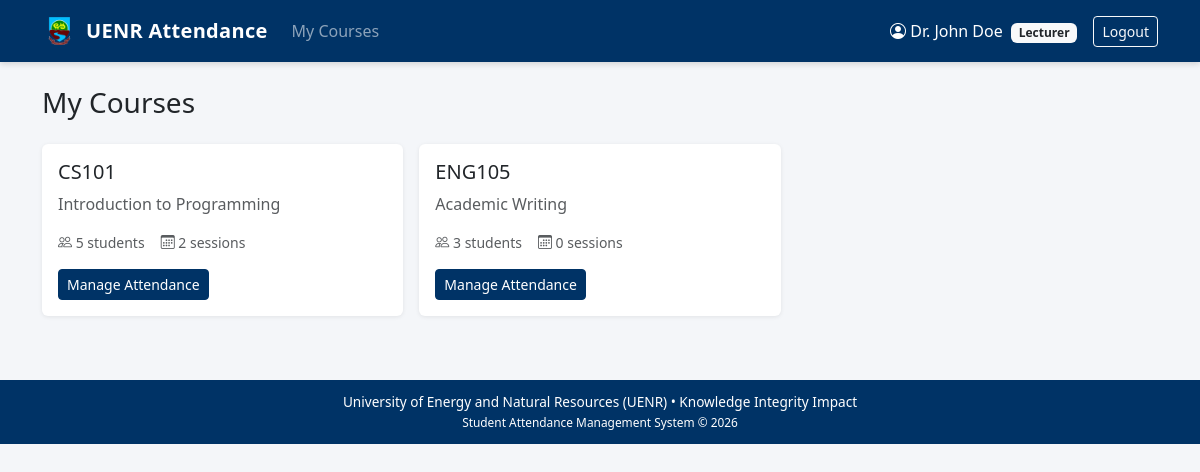
Page /lecturer (signed in) on the committed database.
### tables this page shows
CREATE TABLE courses (
            id INTEGER PRIMARY KEY AUTOINCREMENT,
            code TEXT UNIQUE NOT NULL,
            title TEXT NOT NULL,
            description TEXT,
            lecturer_id INTEGER,
            created_at TEXT DEFAULT CURRENT_TIMESTAMP,
            FOREIGN KEY (lecturer_id) REFERENCES users(id)
        );

### app.py (the view)
@app.route("/lecturer")
@login_required("lecturer")
def lecturer_dashboard():
    db = get_db()
    courses = db.execute("""
        SELECT c.*,
               (SELECT COUNT(*) FROM enrollments e WHERE e.course_id = c.id) AS student_count,
               (SELECT COUNT(*) FROM attendance_sessions s WHERE s.course_id = c.id) AS session_count
        FROM courses c
        WHERE c.lecturer_id = ?
        ORDER BY c.code
    """, (session["user_id"],)).fetchall()
    return render_template("lecturer/dashboard.html", courses=courses)

### app.py (called while the page is built, shortened)
def get_db():
    if "db" not in g:
        g.db = sqlite3.connect(DATABASE)
        g.db.row_factory = sqlite3.Row
        g.db.execute("PRAGMA foreign_keys = ON")
    return g.db

def login_required(role=None):
    def decorator(f):
        @wraps(f)
        def wrapped(*args, **kwargs):
            if "user_id" not in session:
                flash("Please log in to continue.", "warning")
                return redirect(url_for("login"))
            return f(*args, **kwargs)
        return wrapped
    return decorator

### templates/lecturer/dashboard.html (shortened to what this page needs)
{% extends "base.html" %}
{% block content %}
<h3 class="mb-4">My Courses</h3>
{% if courses %}
<div class="row g-3">
    {% for c in courses %}
    <div class="col-md-6 col-lg-4">
        <div class="card h-100">
            <div class="card-body">
                <h5 class="card-title">{{ c.code }}</h5>
                <p class="card-text text-muted">{{ c.title }}</p>
                <div class="d-flex gap-3 small text-muted mb-3">
                    <span><i class="bi bi-people"></i> {{ c.student_count }} students</span>
                    <span><i class="bi bi-calendar3"></i> {{ c.session_count }} sessions</span>
                </div>
                <a href="{{ url_for('lecturer_course', course_id=c.id) }}" class="btn btn-primary btn-sm">
                    Manage Attendance
                </a>
            </div>
        </div>
    </div>
    {% endfor %}
</div>
{% else %}
<div class="alert alert-info">You have no assigned courses yet. Contact an administrator.</div>
{% endif %}
{% endblock %}

### templates/base.html (style rules this page uses)
:root { --uenr-blue: #003366; --uenr-green: #2e7d32; --uenr-yellow: #f9a825; --uenr-brown: #5d4037; }
body { background-color: #f4f6f9; min-height: 100vh; }
.btn-primary { background-color: var(--uenr-blue); border-color: var(--uenr-blue); }
.card { border: none; box-shadow: 0 1px 4px rgba(0,0,0,.08); }

### rows in the picture
courses: code "CS101", title "Introduction to Programming", student_count "5", session_count "2"
courses: code "ENG105", title "Academic Writing", student_count "3", session_count "0"

### other values in the picture
{{ session.full_name }} "Dr. John Doe"
{{ session.role|capitalize }} "Lecturer"
